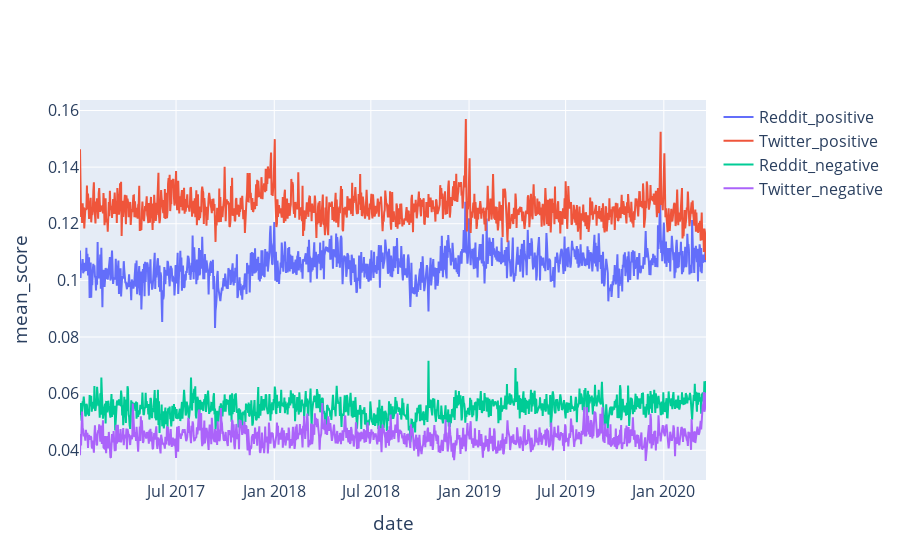

Notebook code cell kept with this figure:
### Code cell
# Create random data with numpy

random_x = time_reddit_2["date"]
random_y1 = time_reddit_2["positive_sentiment_mean"]
random_y2 = time_twitter["positive_sentiment_mean"]

random_y3 = time_reddit_2["negative_sentiment_mean"]
random_y4 = time_twitter["negative_sentiment_mean"]


# Create traces
fig = go.Figure()

fig.add_trace(go.Scatter(x=random_x, y=random_y1,
                    mode='lines',
                    name="Reddit_positive"))
fig.add_trace(go.Scatter(x=random_x, y=random_y2,
                    mode='lines', name='Twitter_positive'))

fig.add_trace(go.Scatter(x=random_x, y=random_y3,
                    mode='lines', name='Reddit_negative'))
fig.add_trace(go.Scatter(x=random_x, y=random_y4,
                    mode='lines', name='Twitter_negative'))

fig.update_layout(
    xaxis_title="date",
    yaxis_title="mean_score",
    font=dict(
        size=16,

    )
)
fig.show()

### Figure 1 — Plotly figure (JSON) as saved in the notebook; plotly's stock layout.template omitted (floating-point values rounded to 4 significant figures; data arrays with more than 128 entries replaced by an {"elided": "..."} marker saying what was removed)
{"data": [{"mode": "lines", "name": "Reddit_positive", "type": "scatter", "x": {"elided": "1174 str values"}, "y": {"elided": "1174 float values"}}, {"mode": "lines", "name": "Twitter_positive", "type": "scatter", "x": {"elided": "1174 str values"}, "y": {"elided": "1185 float values"}}, {"mode": "lines", "name": "Reddit_negative", "type": "scatter", "x": {"elided": "1174 str values"}, "y": {"elided": "1174 float values"}}, {"mode": "lines", "name": "Twitter_negative", "type": "scatter", "x": {"elided": "1174 str values"}, "y": {"elided": "1185 float values"}}], "layout": {"font": {"size": 16}, "xaxis": {"title": {"text": "date"}}, "yaxis": {"title": {"text": "mean_score"}}}}
